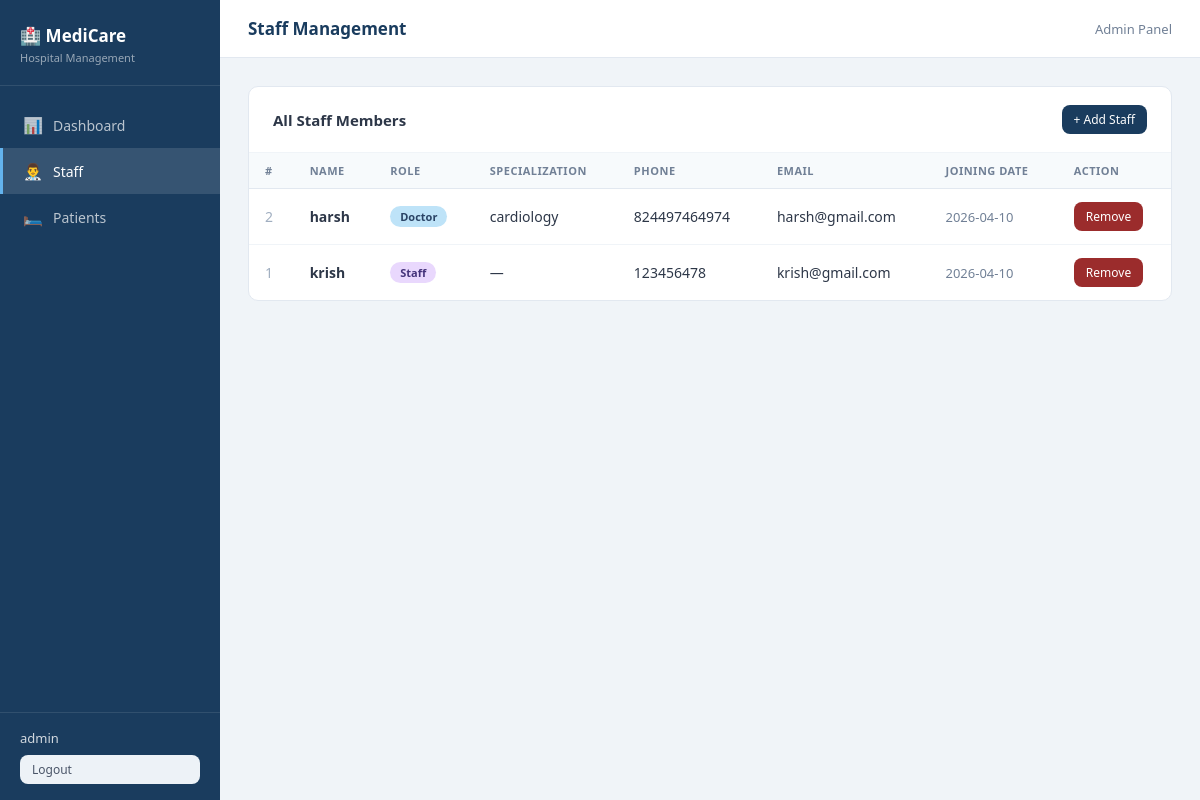
Page /staff (signed in) on the committed database.
### tables this page shows
CREATE TABLE staff (
            id INTEGER PRIMARY KEY AUTOINCREMENT,
            name TEXT NOT NULL,
            role TEXT NOT NULL,          -- 'Doctor' or 'Staff'
            specialization TEXT,         -- only for doctors
            phone TEXT,
            email TEXT,
            joining_date TEXT DEFAULT (DATE('now'))
        );

### app.py (the view)
@app.route("/staff")
def staff():
    if "admin" not in session:
        return redirect(url_for("login"))
    conn = get_db()
    all_staff = conn.execute("SELECT * FROM staff ORDER BY role, name").fetchall()
    conn.close()
    return render_template("staff.html", staff=all_staff)

### app.py (called while the page is built)
def get_db():
    conn = sqlite3.connect(DB)
    conn.row_factory = sqlite3.Row   # lets us use row['column_name']
    return conn

### templates/staff.html (shortened to what this page needs)
{% extends "base.html" %}
{% block page_name %}Staff Management{% endblock %}
{% block content %}
<div class="card">
    <div class="card-header">
        <h2>All Staff Members</h2>
        <button class="btn btn-primary btn-sm" onclick="openModal('addStaffModal')">+ Add Staff</button>
    </div>
    <div class="table-wrap">
        {% if staff %}
        <table>
            <thead>
                <tr>
                    <th>#</th>
                    <th>Name</th>
                    <th>Role</th>
                    <th>Specialization</th>
                    <th>Phone</th>
                    <th>Email</th>
                    <th>Joining Date</th>
                    <th>Action</th>
                </tr>
            </thead>
            <tbody>
                {% for s in staff %}
                <tr>
                    <td style="color:#a0aec0">{{ s['id'] }}</td>
                    <td><strong>{{ s['name'] }}</strong></td>
                    <td>
                        <span class="badge badge-{{ s['role'].lower() }}">{{ s['role'] }}</span>
                    </td>
                    <td>{{ s['specialization'] or '—' }}</td>
                    <td>{{ s['phone'] or '—' }}</td>
                    <td>{{ s['email'] or '—' }}</td>
                    <td style="color:#718096; font-size:13px;">{{ s['joining_date'] }}</td>
                    <td>
                        <form method="POST" action="/staff/delete/{{ s['id'] }}"
                              onsubmit="return confirm('Remove this staff member?')">
                            <button type="submit" class="btn btn-danger btn-sm">Remove</button>
                        </form>
                    </td>
                </tr>
                {% endfor %}
            </tbody>
        </table>
        {% else %}
        <div class="empty-state">
            <div class="icon">👨‍⚕️</div>
            <p>No staff members yet. Add one to get started.</p>
        </div>
        {% endif %}
    </div>
</div>
{% endblock %}

### templates/base.html (shortened to what this page needs)
<!DOCTYPE html>
<html lang="en">
<head>
    <link rel="stylesheet" href="{{ url_for('static', filename='style.css') }}">
</head>
<body>
<div class="layout">
    <aside class="sidebar">
        <div class="sidebar-brand">
            <h1>🏥 MediCare</h1>
            <p>Hospital Management</p>
        </div>
        <nav class="sidebar-nav">
            <a href="{{ url_for('dashboard') }}" class="nav-item {% if request.endpoint == 'dashboard' %}active{% endif %}">
                <span class="icon">📊</span> Dashboard
            </a>
            <a href="{{ url_for('staff') }}" class="nav-item {% if request.endpoint == 'staff' %}active{% endif %}">
                <span class="icon">👨‍⚕️</span> Staff
            </a>
            <a href="{{ url_for('patients') }}" class="nav-item {% if request.endpoint == 'patients' %}active{% endif %}">
                <span class="icon">🛏️</span> Patients
            </a>
        </nav>
        <div class="sidebar-footer">
            <span>{{ session['admin'] }}</span>
            <a href="{{ url_for('logout') }}">
                <button class="btn btn-ghost btn-sm" style="width:100%">Logout</button>
            </a>
        </div>
    </aside>
    <div class="main">
        <div class="topbar">
            <span class="page-name">{% block page_name %}{% endblock %}</span>
            <span class="admin-info">Admin Panel</span>
        </div>
        <div class="content">
            {% block content %}{% endblock %}
        </div>
    </div>
</div>
</body>
</html>

### static/style.css (style rules this page uses)
* { margin: 0; padding: 0; box-sizing: border-box; }
body { font-family: 'Segoe UI', sans-serif; background: #f0f4f8; color: #1a202c; min-height: 100vh; }
a { text-decoration: none; color: inherit; }
.layout { display: flex; min-height: 100vh; }
.sidebar { width: 220px; background: #1a3c5e; color: white; display: flex; flex-direction: column; position: fixed; top: 0; left: 0; height: 100vh; z-index: 10; }
.sidebar-brand { padding: 24px 20px 20px; border-bottom: 1px solid rgba(255,255,255,0.1); }
.sidebar-brand h1 { font-size: 17px; font-weight: 700; }
.sidebar-brand p { font-size: 11px; opacity: 0.55; margin-top: 3px; }
.sidebar-nav { padding: 16px 0; flex: 1; }
.nav-item { display: flex; align-items: center; gap: 10px; padding: 12px 20px; font-size: 14px; font-weight: 500; color: rgba(255,255,255,0.7); cursor: pointer; transition: all 0.15s; border-left: 3px solid transparent; }
.nav-item.active { background: rgba(255,255,255,0.12); color: white; border-left-color: #63b3ed; }
.nav-item .icon { font-size: 16px; width: 20px; text-align: center; }
.sidebar-footer { padding: 16px 20px; border-top: 1px solid rgba(255,255,255,0.1); font-size: 13px; color: rgba(255,255,255,0.5); }
.sidebar-footer span { display: block; font-weight: 500; color: rgba(255,255,255,0.8); margin-bottom: 8px; }
.main { margin-left: 220px; flex: 1; display: flex; flex-direction: column; }
.topbar { background: white; border-bottom: 1px solid #e2e8f0; padding: 0 28px; height: 58px; display: flex; align-items: center; justify-content: space-between; }
.topbar .page-name { font-size: 17px; font-weight: 600; color: #1a3c5e; }
.topbar .admin-info { font-size: 13px; color: #718096; }
.content { padding: 28px; }
.card { background: white; border-radius: 10px; border: 1px solid #e2e8f0; margin-bottom: 24px; }
.card-header { padding: 18px 24px; border-bottom: 1px solid #f0f4f8; display: flex; align-items: center; justify-content: space-between; }
.card-header h2 { font-size: 15px; font-weight: 600; color: #2d3748; }
.btn { display: inline-flex; align-items: center; gap: 6px; padding: 10px 20px; border-radius: 8px; border: none; cursor: pointer; font-size: 14px; font-weight: 500; font-family: inherit; transition: all 0.15s; }
.btn-primary { background: #1a3c5e; color: white; }
.btn-danger { background: #9b2c2c; color: white; }
.btn-ghost { background: #edf2f7; color: #4a5568; }
.btn-sm { padding: 6px 12px; font-size: 12px; }
.table-wrap { overflow-x: auto; }
table { width: 100%; border-collapse: collapse; font-size: 14px; }
th { background: #f7fafc; padding: 10px 16px; text-align: left; font-size: 11px; font-weight: 600; color: #718096; text-transform: uppercase; letter-spacing: 0.5px; border-bottom: 1px solid #e2e8f0; }
td { padding: 13px 16px; border-bottom: 1px solid #f0f4f8; color: #2d3748; vertical-align: middle; }
tr:last-child td { border-bottom: none; }
.badge { display: inline-block; padding: 3px 10px; border-radius: 20px; font-size: 11px; font-weight: 600; }
.badge-doctor { background: #bee3f8; color: #2a4365; }
.badge-staff { background: #e9d8fd; color: #44337a; }

### rows in the picture
staff: id "2", name "harsh", role "Doctor", specialization "cardiology", phone "824497464974", email "harsh@gmail.com", joining_date "2026-04-10"
staff: id "1", name "krish", role "Staff", specialization "—", phone "123456478", email "krish@gmail.com", joining_date "2026-04-10"

### other values in the picture
{{ session['admin'] }} "admin"
